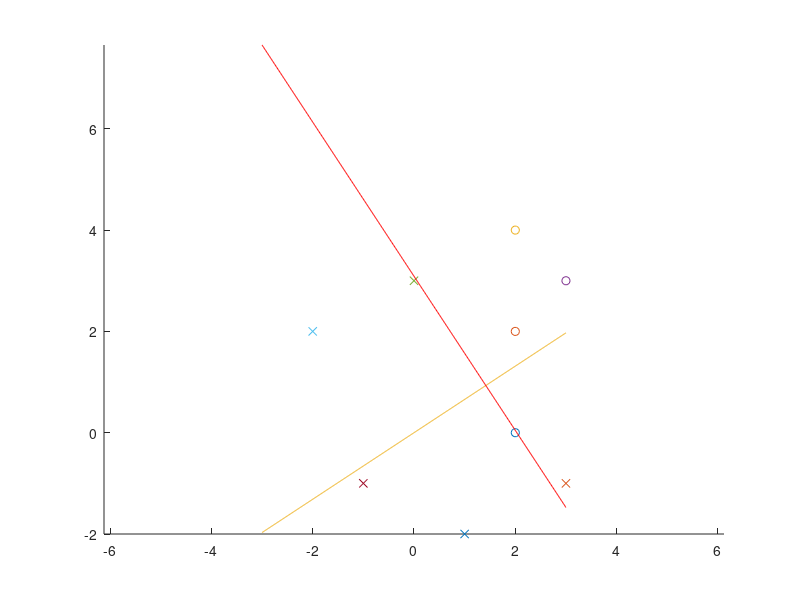

Write the MATLAB code that produced this figure.
clear all; close all; clc;
omg_1=[2 0;2 2;2 4;3 3];
omg_2=[0 3;-2 2;-1 -1;1 -2;3 -1];
%omg_1=[1 1;2 0;2 1;0 2;1 3];
%omg_2=[-1 2;0 0;-1 0;-1 -1;0 -2];
omg_1_mean=omg_1-repmat(mean(omg_1),size(omg_1,1),1);
omg_2_mean=omg_2-repmat(mean(omg_2),size(omg_2,1),1);
s_1=omg_1_mean'*omg_1_mean;
s_2=omg_2_mean'*omg_2_mean;
s_w=s_1+s_2;
w=s_w^-1*(mean(omg_1)-mean(omg_2))';
w_0=w/norm(w);
mean_point=(mean(omg_1)+mean(omg_2))/2;

x=[-3:0.01:3];
y=(w_0(2)/w_0(1))*x;
y_=-(w_0(1)/w_0(2))*(x-mean_point(1))+mean_point(2);
figure;
hold on;
for i=1:size(omg_1,1)
    plot(omg_1(i,1),omg_1(i,2),'o');
end;
for i=1:size(omg_2,1)
    plot(omg_2(i,1),omg_2(i,2),'x');
end;
plot(x,y);
plot(x,y_,'r');
axis equal tight;